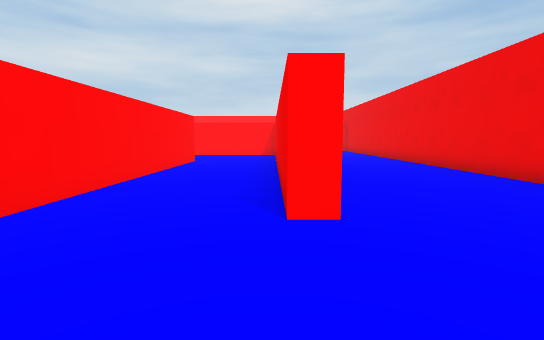
[1] (above)

21 first-person views from a walk through a Unity game level. The camera is 1.5 m above the floor, tilts 6° down and sees 85° across. The floor is counted in squares, 2 m on a side. Each view is taken from the middle of a square. On the plan, view 1 faces up. The plan holds only what a view shows up to about 10 squares ahead; the rest is blank. Some animated figures are not drawn.

[2]
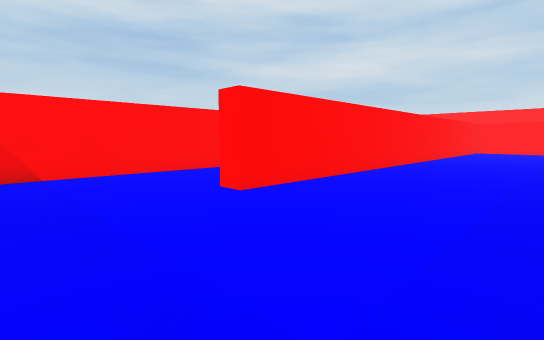

[3]
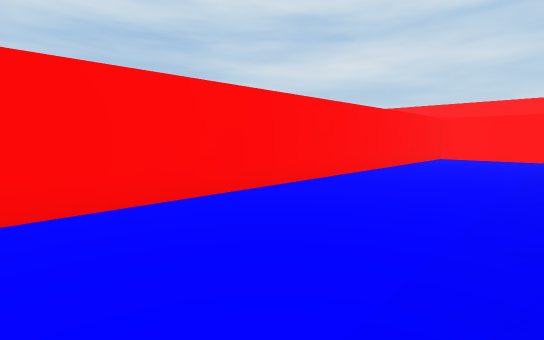

[4]
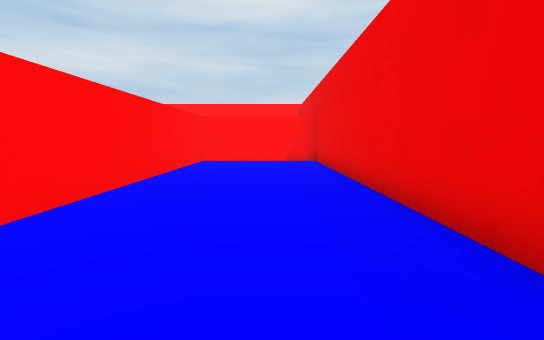

[5]
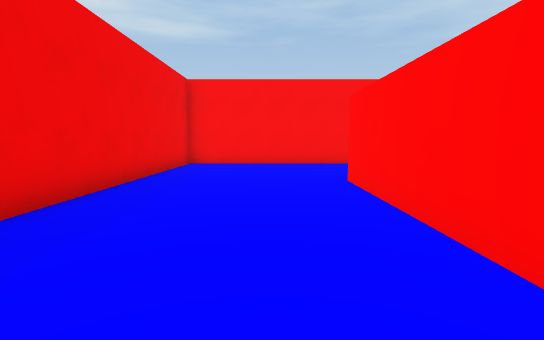

[6]
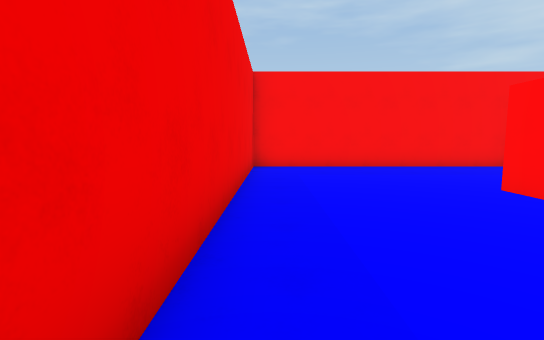

[7]
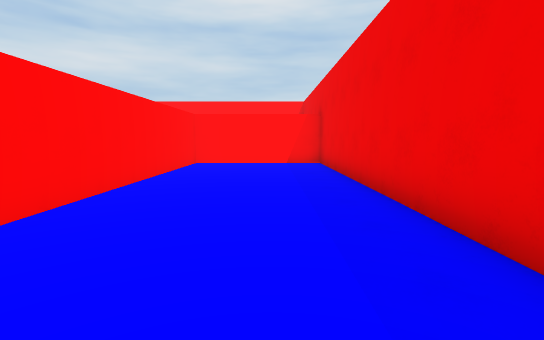

[8]
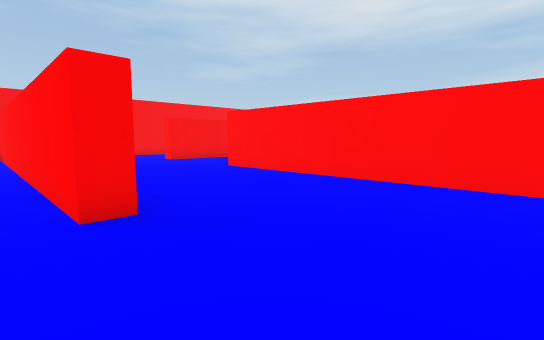

[9]
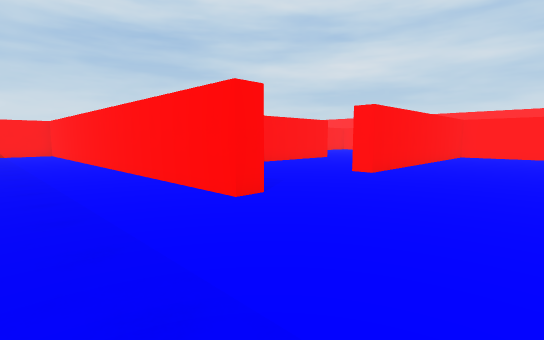

[10]
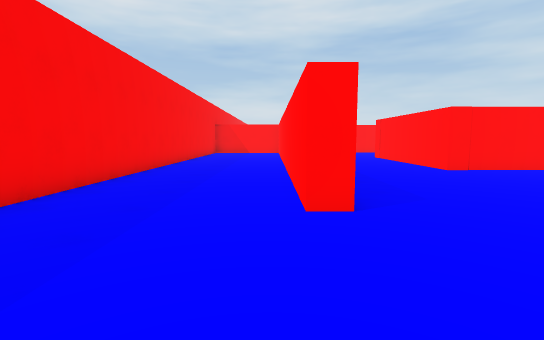

[11]
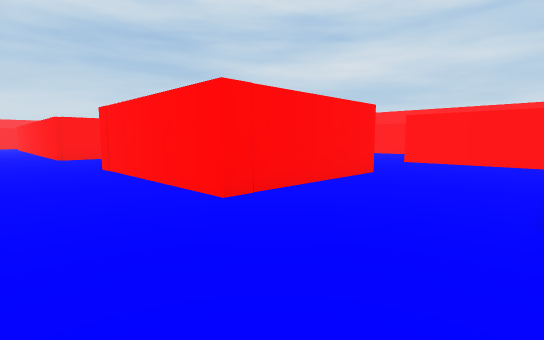

[12]
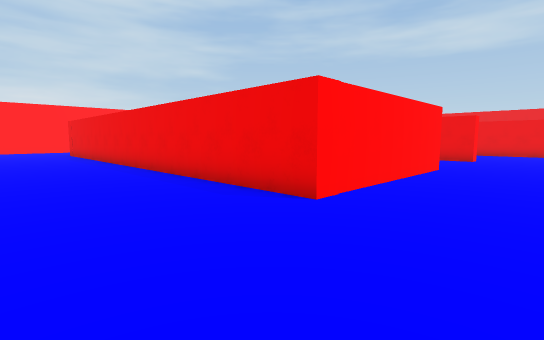

[13]
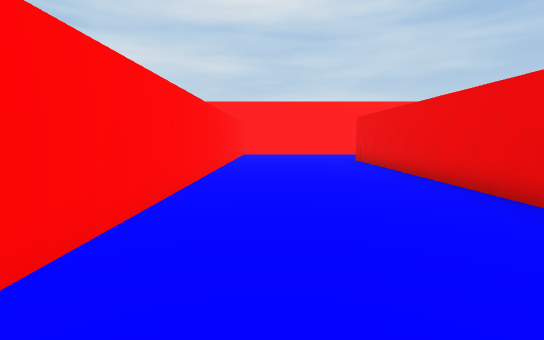

[14]
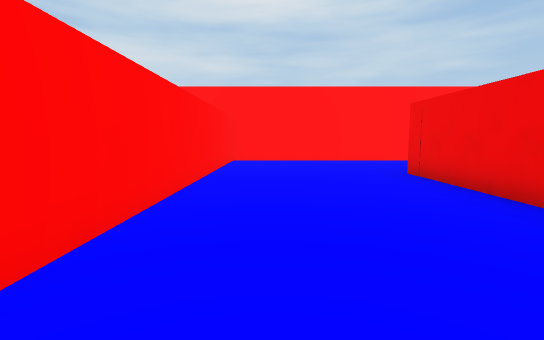

[15]
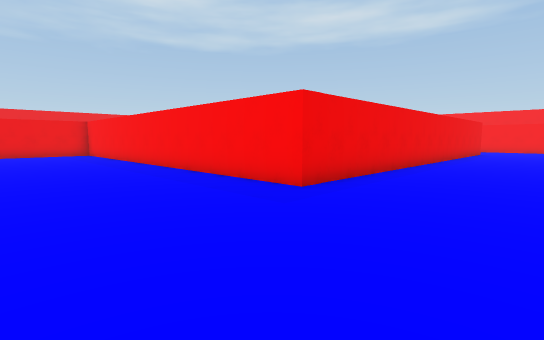

[16]
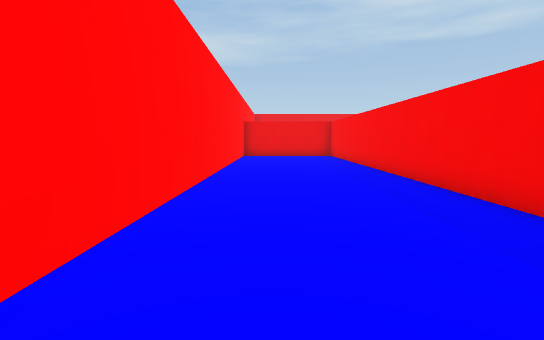

[17]
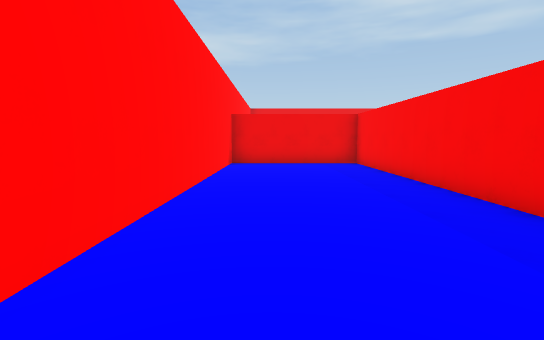

[18]
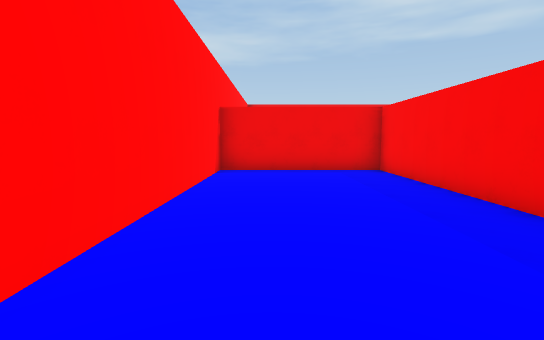

[19]
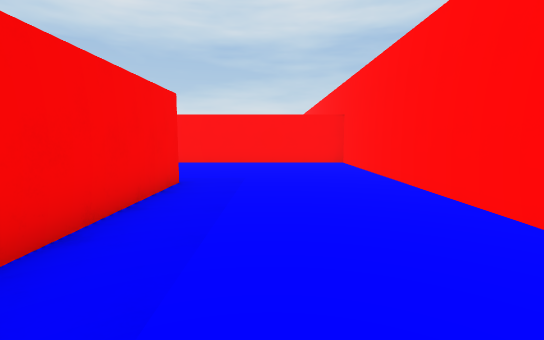

[20]
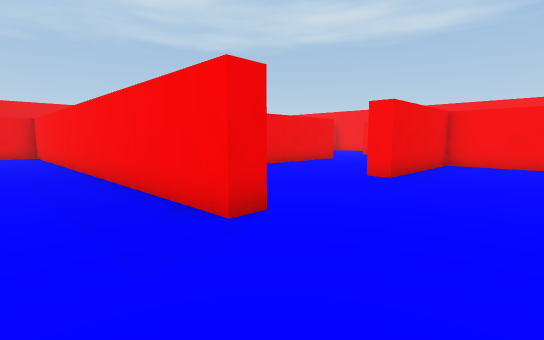

[21]
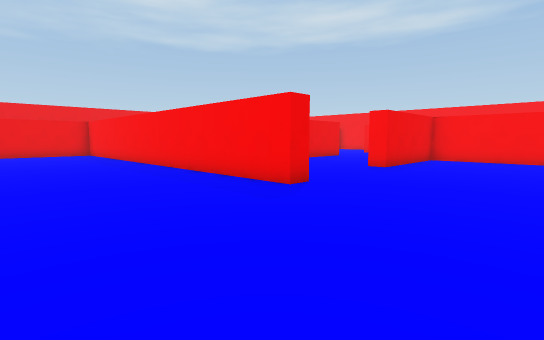

### Floor plan
Points are (right, up) in squares from view 1. A wall is a line through its corners. A room is listed if a view was taken in it or the views show most of it. See-through windows are left out.
Room 1 (views 1, 2, 3, 4, 5, 6, 7)
walls: (-2.6, 1.6) (-2.6, -0.4); (-2.4, -1) (4.5, -1) (4.5, 18.2) (0.6, 18.2) (0.6, 2.7) (0.1, 2.7)
ways out: opening at (-1.5, 2.5) to room 2
Room 2 (views 8, 9, 10, 11, 12, 13, 14, 15, 16, 17, 18, 19, 20, 21)
walls: (-8.4, 13.9) (-11.8, 13.9) (-11.8, 14.3) (-1.4, 14.3); (-7, 12.9) (-7, 6.2) (-7.6, 6.2) (-7.6, 9.8); (-14.6, 6.7) (-11.6, 6.7) (-11.6, 10.3) (-11.1, 10.3) (-11.1, 6.2) (-16, 6.2) (-16, 19.4) (-3.9, 19.4) (-3.9, 23.2) (-20.3, 23.2) (-20.3, 10.4); (-3.1, 10) (-2.6, 10) (-2.6, 1.6); (-7, 2.9) (-7, 2.4) (-15.9, 2.4); (-14, -1) (-7.1, -1); (0.1, 2.7) (0.1, 8.1)
ways out: opening at (-1.5, 2.5) to room 1; opening at (-20, 4.5)

Positions as (right, up) in squares from view 1, and headings:
1: (0, 0), facing up
2: (4, 0), facing up-left
3: (4, 6), facing up-left
4: (3, 8), facing up
5: (2, 8), facing down
6: (4, 7), facing down
7: (3, 9), facing up
8: (-2, 13), facing down-left
9: (-4, 0), facing up-left
10: (-4, 2), facing left
11: (-8, 4), facing up-left
12: (-19, 4), facing up-right
13: (-19, 9), facing up
14: (-19, 13), facing up
15: (-19, 23), facing down-right
16: (-17, 22), facing right
17: (-13, 22), facing right
18: (-11, 22), facing right
19: (-11, 21), facing left
20: (-14, 16), facing down-right
21: (-15, 18), facing down-right
